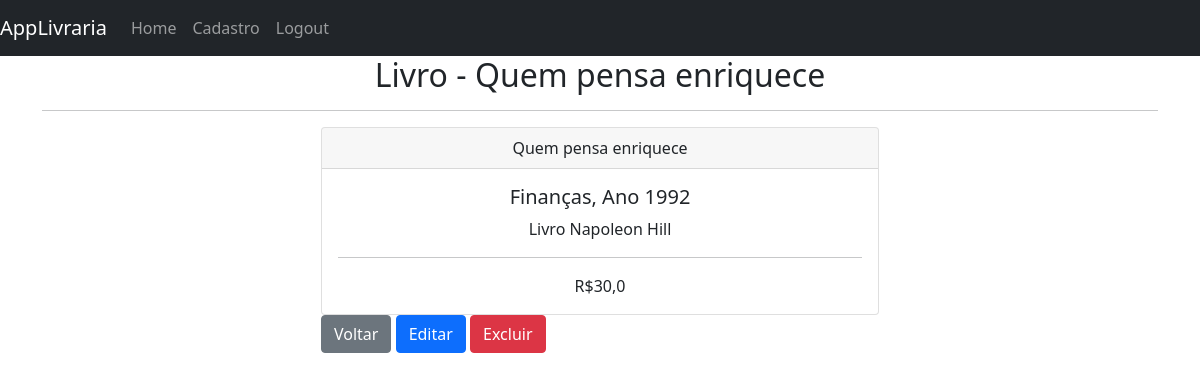
/book/3 (signed in), run on the app's committed database.
### livraria/models.py (models this page shows, shortened)
class Book(models.Model):
    created_at=models.DateTimeField(auto_now_add=True) # data de criação do casdastro.
    title=models.CharField(max_length=50)
    description=models.CharField(max_length=200)
    year=models.IntegerField()
    genre=models.CharField(max_length=30)
    value=models.FloatField()

### livraria/views.py (the view)
# urls.py: path('book/<int:id>',book_detail,name='book'),
def book_detail(request,id):
    if request.user.is_authenticated:
        book=Book.objects.get(id=id) # Buscar objeto pelo id
        return render (request,'book.html',{'book':book})
    else:
        messages.error(request,'Você precisa estar logado')
        return redirect('home')

### livraria/templates/book.html
{%extends 'base.html' %}
{%block content%}
    <h2 class="text-center">Livro - {{book.title}}</h2>
    <hr>
    <div class="col-md-6 offset-md-3">
        <div class="card">
            <div class="card-header text-center">
                {{book.title}}
            </div>
            <div class="card-body text-center">
                <h5 class="card-title">{{book.genre}}, Ano {{book.year}}</h5>
                <p>{{book.description}}</p>
                <hr>
                <span>R${{book.value}}</span>
            </div>
        </div>
        <a href="{%url 'home'%}" class="btn btn-secondary">Voltar</a>
        <a href="{%url 'update_book' book.id %}" class="btn btn-primary">Editar</a>
        <a href="{%url 'delete_book' book.id %}" class="btn btn-danger">Excluir</a>
    </div>
{%endblock%}

### data on the page
Book: title "Quem pensa enriquece", genre "Finanças", year "1992", description "Livro Napoleon Hill", value "30,0"
